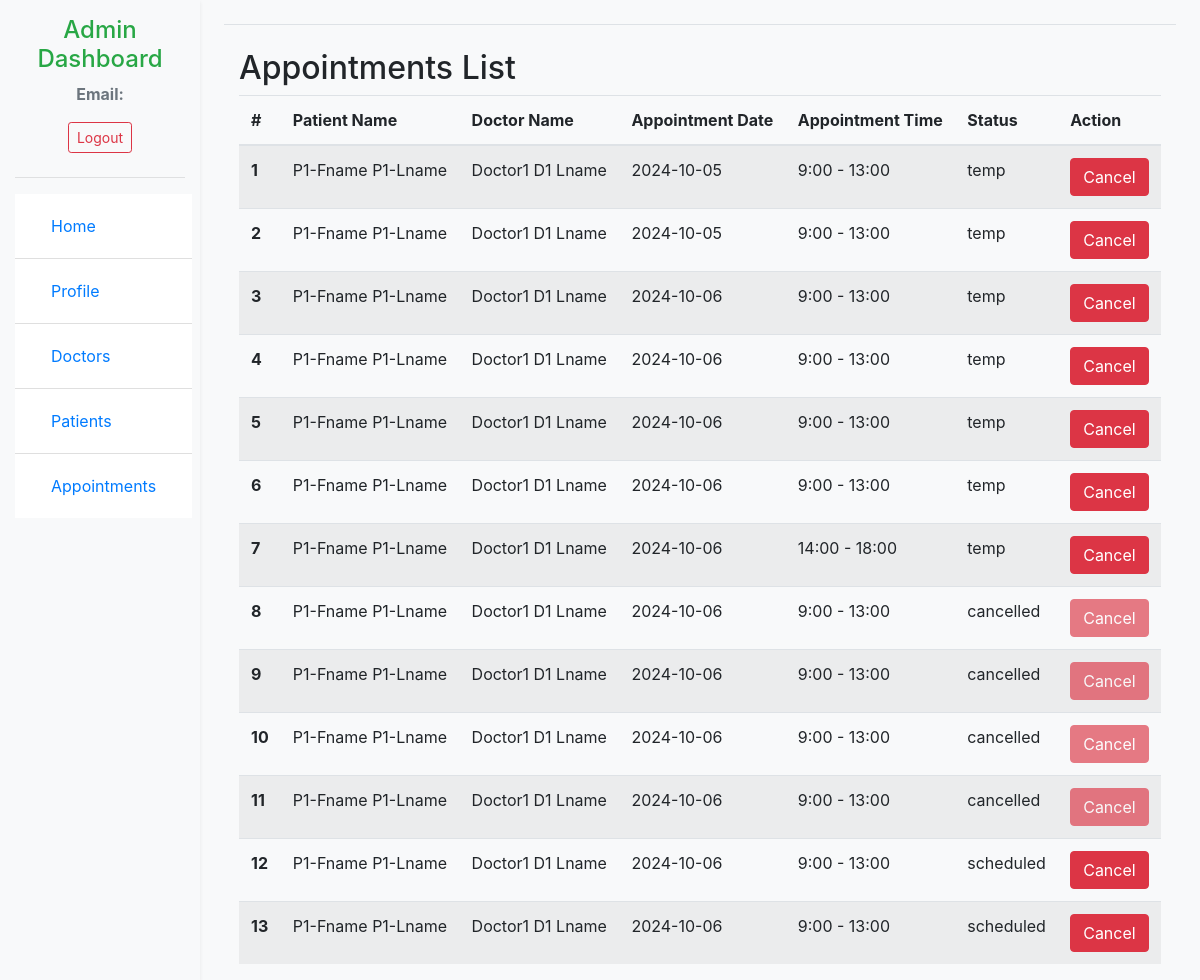
Page /admin_appointments_list/ (signed in) on the earlier database version.
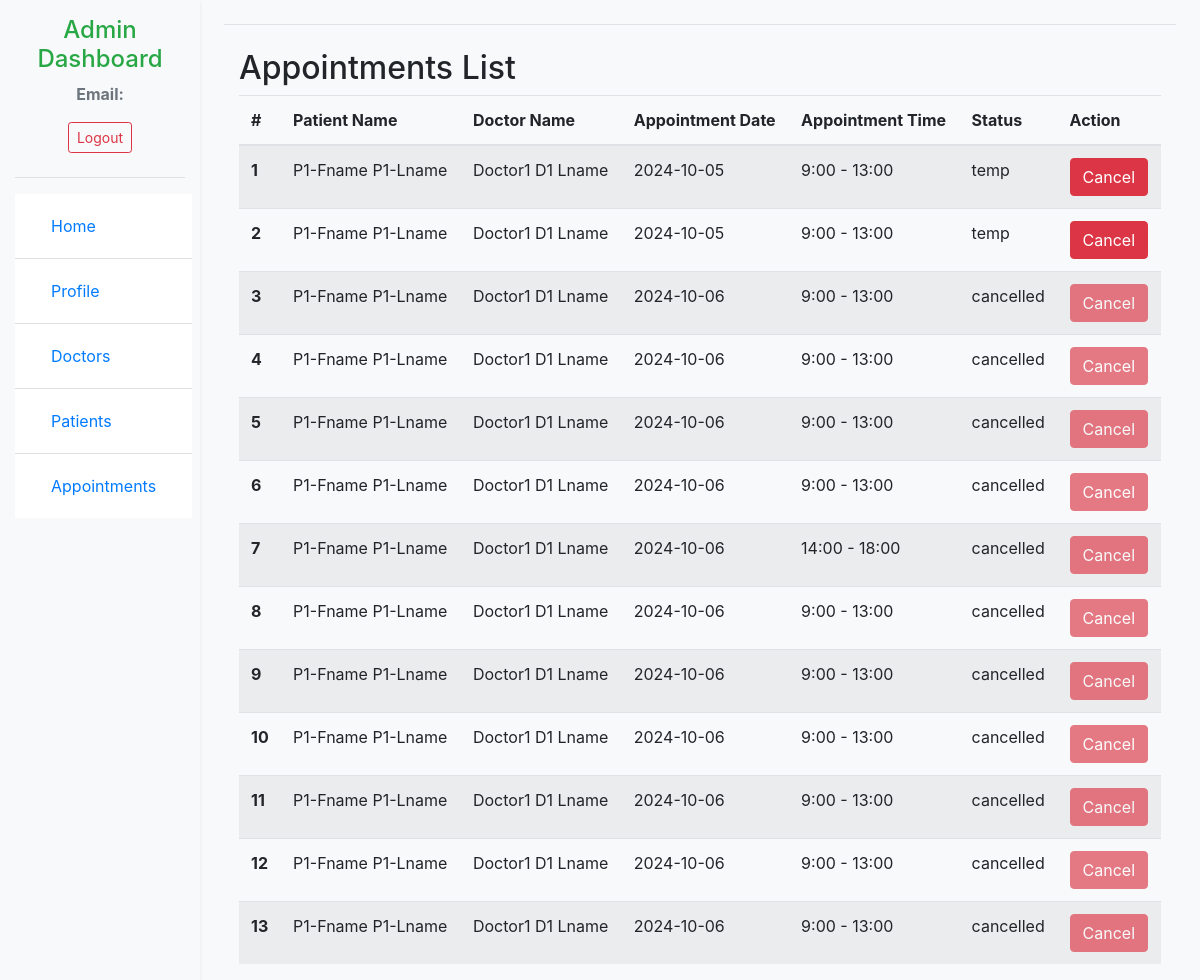
Same page on the later database version.
### main_app/models.py (models this page shows, shortened)
class Appointment(models.Model):
    STATUS_CHOICES = [
        ('temp', 'Temporary'),
        ('scheduled', 'Scheduled'),
        ('completed', 'Completed'),
        ('cancelled', 'Cancelled'),
        ('no-show', 'No Show'),
    ]
    PAYMENT_CHOICES = [
        ('pending', 'Pending'),
        ('paid', 'Paid'),
        ('cancelled', 'Cancelled'),
        ('refunded', 'Refunded'),
    ]
    MODE_CHOICES = [
        ('cash', 'Cash'),
        ('online', 'Online'),
    ]
    patient = models.ForeignKey(CustomUser, on_delete=models.CASCADE, related_name='patient_appointments')
    doctor = models.ForeignKey(CustomUser, on_delete=models.CASCADE, related_name='doctor_appointments')
    department = models.CharField(max_length=100)
    appointment_date = models.CharField(max_length=20)
    appointment_time = models.CharField(max_length=20)
    status = models.CharField(max_length=20, choices=STATUS_CHOICES, default='temp')
    payment_status = models.CharField(max_length=20, choices=PAYMENT_CHOICES, default='pending')
    mode_of_payment = models.CharField(max_length=50, choices=MODE_CHOICES, default='cash')

### auth_app/models.py (models this page shows, shortened)
class CustomUser(AbstractUser):
    ROLE_CHOICES = [
        ('admin', 'Admin'),
        ('doctor', 'Doctor'),
        ('patient', 'Patient'),
    ]
    GENDER_CHOICES = [
        (1, 'Male'),
        (2, 'Female'),
        (3, 'Other'),
    ]
    blood_group = models.CharField(max_length=3, choices=[
        ('A+', 'A+'),
        ('A-', 'A-'),
        ('B+', 'B+'),
        ('B-', 'B-'),
        ('AB+', 'AB+'),
        ('AB-', 'AB-'),
        ('O+', 'O+'),
        ('O-', 'O-'),
    ], null=True, blank=True)
    first_name = models.CharField(max_length=30)
    last_name = models.CharField(max_length=30)
    role = models.CharField(max_length=10, choices=ROLE_CHOICES)
    email = models.EmailField(unique=True)
    username = models.CharField(max_length=150, blank=True, null=True)
    gender = models.IntegerField(choices=GENDER_CHOICES, null=True, blank=True)
    age = models.IntegerField(null=True, blank=True)
    account_type = models.CharField(max_length=30)
    phone_number = models.CharField(max_length=15, null=True, blank=True)
    USERNAME_FIELD = 'email'
    REQUIRED_FIELDS = ['first_name', 'last_name']
    objects = CustomUserManager()

### main_app/views.py (the view)
# urls.py: path('admin_appointments_list/', AdminAppointmentsListView.as_view(), name='admin_appointments_list'),
class AdminAppointmentsListView(LoginRequiredMixin, View):
    template_name = 'admin/admin_appointments_list.html'
    def get(self, request):
        appointments = Appointment.objects.all()
        context = {
            'appointments': appointments,
        }
        return render(request, self.template_name, context)

### templates/admin/admin_appointments_list.html (shortened to what this page needs)
{% extends 'admin/admin_dashboard_base.html' %}
{% block content %}
<div class="container mt-4">
    <h2>Appointments List</h2>
    <table class="table table-striped">
        <thead>
            <tr>
                <th scope="col">#</th>
                <th scope="col">Patient Name</th>
                <th scope="col">Doctor Name</th>
                <th scope="col">Appointment Date</th>
                <th scope="col">Appointment Time</th>
                <th scope="col">Status</th>
                <th scope="col">Action</th>
            </tr>
        </thead>
        <tbody>
            {% for appointment in appointments %}
            <tr>
                <th scope="row">{{ appointment.id }}</th>
                <td>{{ appointment.patient.first_name }} {{ appointment.patient.last_name }}</td>
                <td>{{ appointment.doctor.first_name }} {{ appointment.doctor.last_name }}</td>
                <td>{{ appointment.appointment_date }}</td>
                <td>{{ appointment.appointment_time }}</td>
                <td>{{ appointment.status }}</td>
                <td>
                    <button type="button" class="btn btn-danger" data-toggle="modal" data-target="#cancelModal{{ appointment.id }}" {% if appointment.status == 'cancelled' %}disabled{% endif %}>
                        Cancel
                    </button>
                </td>
            </tr>
            {% endfor %}
        </tbody>
    </table>
</div>
{% endblock %}

Differences in the rows shown:
changed Appointment id 3: status "temp" → "cancelled"
changed Appointment id 4: status "temp" → "cancelled"
changed Appointment id 5: status "temp" → "cancelled"
changed Appointment id 6: status "temp" → "cancelled"
changed Appointment id 7: status "temp" → "cancelled"
changed Appointment id 12: status "scheduled" → "cancelled"
changed Appointment id 13: status "scheduled" → "cancelled"
